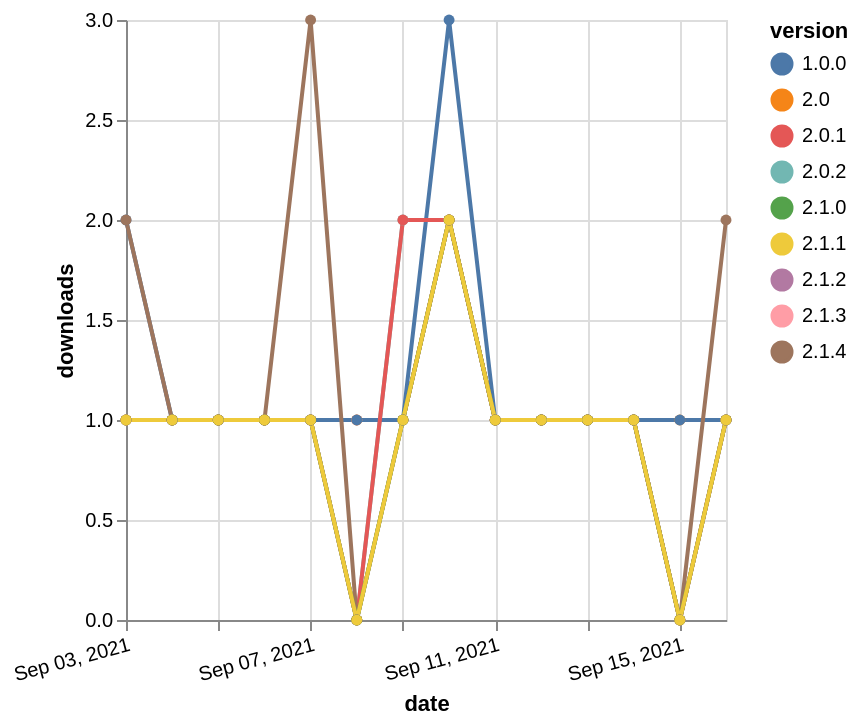

Vega-Lite specification for this chart:
### Vega-Lite specification from a JSON file in a GitHub repository (floating-point values rounded to 4 significant figures)
{"$schema": "https://vega.github.io/schema/vega-lite/v5.json", "description": "A simple bar chart with embedded data.", "data": {"values": [{"date": "2021-09-03", "total": 173, "delta": 1, "version": "2.0.2"}, {"date": "2021-09-04", "total": 174, "delta": 1, "version": "2.0.2"}, {"date": "2021-09-05", "total": 175, "delta": 1, "version": "2.0.2"}, {"date": "2021-09-06", "total": 176, "delta": 1, "version": "2.0.2"}, {"date": "2021-09-07", "total": 177, "delta": 1, "version": "2.0.2"}, {"date": "2021-09-08", "total": 177, "delta": 0, "version": "2.0.2"}, {"date": "2021-09-09", "total": 179, "delta": 2, "version": "2.0.2"}, {"date": "2021-09-10", "total": 181, "delta": 2, "version": "2.0.2"}, {"date": "2021-09-11", "total": 182, "delta": 1, "version": "2.0.2"}, {"date": "2021-09-12", "total": 183, "delta": 1, "version": "2.0.2"}, {"date": "2021-09-13", "total": 184, "delta": 1, "version": "2.0.2"}, {"date": "2021-09-14", "total": 185, "delta": 1, "version": "2.0.2"}, {"date": "2021-09-15", "total": 185, "delta": 0, "version": "2.0.2"}, {"date": "2021-09-16", "total": 186, "delta": 1, "version": "2.0.2"}, {"date": "2021-09-03", "total": 186, "delta": 1, "version": "2.1.3"}, {"date": "2021-09-04", "total": 187, "delta": 1, "version": "2.1.3"}, {"date": "2021-09-05", "total": 188, "delta": 1, "version": "2.1.3"}, {"date": "2021-09-06", "total": 189, "delta": 1, "version": "2.1.3"}, {"date": "2021-09-07", "total": 190, "delta": 1, "version": "2.1.3"}, {"date": "2021-09-08", "total": 191, "delta": 1, "version": "2.1.3"}, {"date": "2021-09-09", "total": 192, "delta": 1, "version": "2.1.3"}, {"date": "2021-09-10", "total": 194, "delta": 2, "version": "2.1.3"}, {"date": "2021-09-11", "total": 195, "delta": 1, "version": "2.1.3"}, {"date": "2021-09-12", "total": 196, "delta": 1, "version": "2.1.3"}, {"date": "2021-09-13", "total": 197, "delta": 1, "version": "2.1.3"}, {"date": "2021-09-14", "total": 198, "delta": 1, "version": "2.1.3"}, {"date": "2021-09-15", "total": 198, "delta": 0, "version": "2.1.3"}, {"date": "2021-09-16", "total": 199, "delta": 1, "version": "2.1.3"}, {"date": "2021-09-03", "total": 190, "delta": 1, "version": "2.0"}, {"date": "2021-09-04", "total": 191, "delta": 1, "version": "2.0"}, {"date": "2021-09-05", "total": 192, "delta": 1, "version": "2.0"}, {"date": "2021-09-06", "total": 193, "delta": 1, "version": "2.0"}, {"date": "2021-09-07", "total": 194, "delta": 1, "version": "2.0"}, {"date": "2021-09-08", "total": 195, "delta": 1, "version": "2.0"}, {"date": "2021-09-09", "total": 196, "delta": 1, "version": "2.0"}, {"date": "2021-09-10", "total": 198, "delta": 2, "version": "2.0"}, {"date": "2021-09-11", "total": 199, "delta": 1, "version": "2.0"}, {"date": "2021-09-12", "total": 200, "delta": 1, "version": "2.0"}, {"date": "2021-09-13", "total": 201, "delta": 1, "version": "2.0"}, {"date": "2021-09-14", "total": 202, "delta": 1, "version": "2.0"}, {"date": "2021-09-15", "total": 203, "delta": 1, "version": "2.0"}, {"date": "2021-09-16", "total": 204, "delta": 1, "version": "2.0"}, {"date": "2021-09-03", "total": 155, "delta": 1, "version": "2.1.2"}, {"date": "2021-09-04", "total": 156, "delta": 1, "version": "2.1.2"}, {"date": "2021-09-05", "total": 157, "delta": 1, "version": "2.1.2"}, {"date": "2021-09-06", "total": 158, "delta": 1, "version": "2.1.2"}, {"date": "2021-09-07", "total": 159, "delta": 1, "version": "2.1.2"}, {"date": "2021-09-08", "total": 159, "delta": 0, "version": "2.1.2"}, {"date": "2021-09-09", "total": 160, "delta": 1, "version": "2.1.2"}, {"date": "2021-09-10", "total": 162, "delta": 2, "version": "2.1.2"}, {"date": "2021-09-11", "total": 163, "delta": 1, "version": "2.1.2"}, {"date": "2021-09-12", "total": 164, "delta": 1, "version": "2.1.2"}, {"date": "2021-09-13", "total": 165, "delta": 1, "version": "2.1.2"}, {"date": "2021-09-14", "total": 166, "delta": 1, "version": "2.1.2"}, {"date": "2021-09-15", "total": 166, "delta": 0, "version": "2.1.2"}, {"date": "2021-09-16", "total": 167, "delta": 1, "version": "2.1.2"}, {"date": "2021-09-03", "total": 427, "delta": 2, "version": "1.0.0"}, {"date": "2021-09-04", "total": 428, "delta": 1, "version": "1.0.0"}, {"date": "2021-09-05", "total": 429, "delta": 1, "version": "1.0.0"}, {"date": "2021-09-06", "total": 430, "delta": 1, "version": "1.0.0"}, {"date": "2021-09-07", "total": 431, "delta": 1, "version": "1.0.0"}, {"date": "2021-09-08", "total": 432, "delta": 1, "version": "1.0.0"}, {"date": "2021-09-09", "total": 433, "delta": 1, "version": "1.0.0"}, {"date": "2021-09-10", "total": 436, "delta": 3, "version": "1.0.0"}, {"date": "2021-09-11", "total": 437, "delta": 1, "version": "1.0.0"}, {"date": "2021-09-12", "total": 438, "delta": 1, "version": "1.0.0"}, {"date": "2021-09-13", "total": 439, "delta": 1, "version": "1.0.0"}, {"date": "2021-09-14", "total": 440, "delta": 1, "version": "1.0.0"}, {"date": "2021-09-15", "total": 441, "delta": 1, "version": "1.0.0"}, {"date": "2021-09-16", "total": 442, "delta": 1, "version": "1.0.0"}, {"date": "2021-09-03", "total": 207, "delta": 1, "version": "2.0.1"}, {"date": "2021-09-04", "total": 208, "delta": 1, "version": "2.0.1"}, {"date": "2021-09-05", "total": 209, "delta": 1, "version": "2.0.1"}, {"date": "2021-09-06", "total": 210, "delta": 1, "version": "2.0.1"}, {"date": "2021-09-07", "total": 211, "delta": 1, "version": "2.0.1"}, {"date": "2021-09-08", "total": 211, "delta": 0, "version": "2.0.1"}, {"date": "2021-09-09", "total": 213, "delta": 2, "version": "2.0.1"}, {"date": "2021-09-10", "total": 215, "delta": 2, "version": "2.0.1"}, {"date": "2021-09-11", "total": 216, "delta": 1, "version": "2.0.1"}, {"date": "2021-09-12", "total": 217, "delta": 1, "version": "2.0.1"}, {"date": "2021-09-13", "total": 218, "delta": 1, "version": "2.0.1"}, {"date": "2021-09-14", "total": 219, "delta": 1, "version": "2.0.1"}, {"date": "2021-09-15", "total": 219, "delta": 0, "version": "2.0.1"}, {"date": "2021-09-16", "total": 220, "delta": 1, "version": "2.0.1"}, {"date": "2021-09-03", "total": 163, "delta": 2, "version": "2.1.4"}, {"date": "2021-09-04", "total": 164, "delta": 1, "version": "2.1.4"}, {"date": "2021-09-05", "total": 165, "delta": 1, "version": "2.1.4"}, {"date": "2021-09-06", "total": 166, "delta": 1, "version": "2.1.4"}, {"date": "2021-09-07", "total": 169, "delta": 3, "version": "2.1.4"}, {"date": "2021-09-08", "total": 169, "delta": 0, "version": "2.1.4"}, {"date": "2021-09-09", "total": 170, "delta": 1, "version": "2.1.4"}, {"date": "2021-09-10", "total": 172, "delta": 2, "version": "2.1.4"}, {"date": "2021-09-11", "total": 173, "delta": 1, "version": "2.1.4"}, {"date": "2021-09-12", "total": 174, "delta": 1, "version": "2.1.4"}, {"date": "2021-09-13", "total": 175, "delta": 1, "version": "2.1.4"}, {"date": "2021-09-14", "total": 176, "delta": 1, "version": "2.1.4"}, {"date": "2021-09-15", "total": 176, "delta": 0, "version": "2.1.4"}, {"date": "2021-09-16", "total": 178, "delta": 2, "version": "2.1.4"}, {"date": "2021-09-03", "total": 155, "delta": 1, "version": "2.1.0"}, {"date": "2021-09-04", "total": 156, "delta": 1, "version": "2.1.0"}, {"date": "2021-09-05", "total": 157, "delta": 1, "version": "2.1.0"}, {"date": "2021-09-06", "total": 158, "delta": 1, "version": "2.1.0"}, {"date": "2021-09-07", "total": 159, "delta": 1, "version": "2.1.0"}, {"date": "2021-09-08", "total": 159, "delta": 0, "version": "2.1.0"}, {"date": "2021-09-09", "total": 160, "delta": 1, "version": "2.1.0"}, {"date": "2021-09-10", "total": 162, "delta": 2, "version": "2.1.0"}, {"date": "2021-09-11", "total": 163, "delta": 1, "version": "2.1.0"}, {"date": "2021-09-12", "total": 164, "delta": 1, "version": "2.1.0"}, {"date": "2021-09-13", "total": 165, "delta": 1, "version": "2.1.0"}, {"date": "2021-09-14", "total": 166, "delta": 1, "version": "2.1.0"}, {"date": "2021-09-15", "total": 166, "delta": 0, "version": "2.1.0"}, {"date": "2021-09-16", "total": 167, "delta": 1, "version": "2.1.0"}, {"date": "2021-09-03", "total": 154, "delta": 1, "version": "2.1.1"}, {"date": "2021-09-04", "total": 155, "delta": 1, "version": "2.1.1"}, {"date": "2021-09-05", "total": 156, "delta": 1, "version": "2.1.1"}, {"date": "2021-09-06", "total": 157, "delta": 1, "version": "2.1.1"}, {"date": "2021-09-07", "total": 158, "delta": 1, "version": "2.1.1"}, {"date": "2021-09-08", "total": 158, "delta": 0, "version": "2.1.1"}, {"date": "2021-09-09", "total": 159, "delta": 1, "version": "2.1.1"}, {"date": "2021-09-10", "total": 161, "delta": 2, "version": "2.1.1"}, {"date": "2021-09-11", "total": 162, "delta": 1, "version": "2.1.1"}, {"date": "2021-09-12", "total": 163, "delta": 1, "version": "2.1.1"}, {"date": "2021-09-13", "total": 164, "delta": 1, "version": "2.1.1"}, {"date": "2021-09-14", "total": 165, "delta": 1, "version": "2.1.1"}, {"date": "2021-09-15", "total": 165, "delta": 0, "version": "2.1.1"}, {"date": "2021-09-16", "total": 166, "delta": 1, "version": "2.1.1"}]}, "width": "container", "mark": {"type": "line", "point": {"filled": true}}, "encoding": {"x": {"field": "date", "type": "temporal", "timeUnit": "yearmonthdate", "title": "date", "axis": {"labelAngle": -15}}, "y": {"field": "delta", "type": "quantitative", "title": "downloads"}, "color": {"field": "version", "type": "nominal"}, "tooltip": {"field": "delta"}}}
